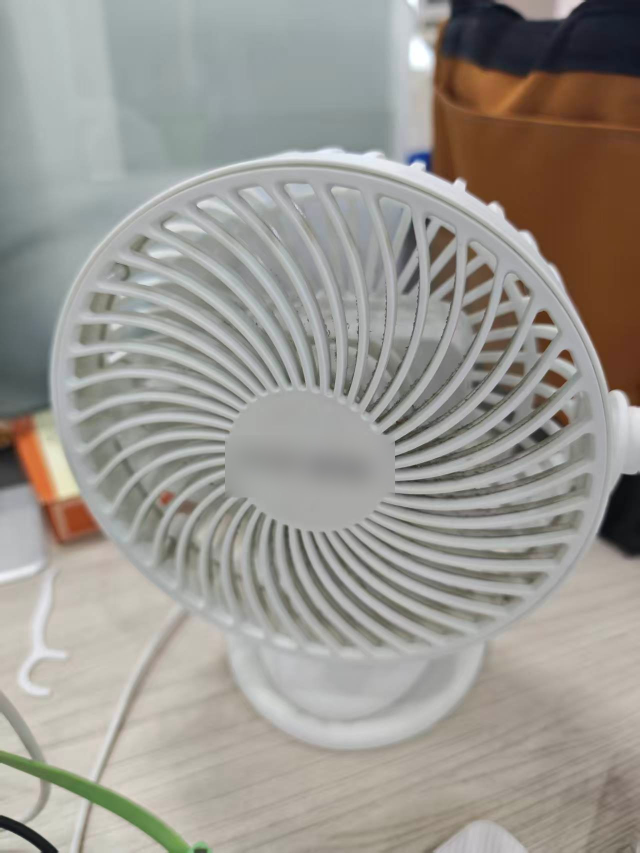
#> input picture examples/fan/reference/fan.jpg, 1279 x 1706 px, found by its file name (shown at 1/2 size)
$ python measure-photo.py
#> lines starting #> are read from the running program, lines starting #| are printed output that depends on the picture
# ---------------------------------------------------------------------------
# Historical one-off measurement script, kept here as provenance for the numbers
# quoted in the fan case study. Its input paths point at the author's original
# working copy (photos, grid overlays, HyperFrames snapshot frames); those inputs
# are not part of this repository, so this file does not run as-is.
# The reusable, parameterized tooling lives in ../../../scripts/.
# ---------------------------------------------------------------------------
"""Measure grille rib duty cycle / radii from the reference photo.

Pure measurement: no model assumptions except a manually seeded head ellipse that is
then refined by a dark-pixel radial scan. Writes a short text report to stdout.
"""
import math
import numpy as np
from PIL import Image

IM = Image.open(r"D:\projects\learn-with-ai\tmp\fan-3d-demo\reference\fan.jpg").convert("L")
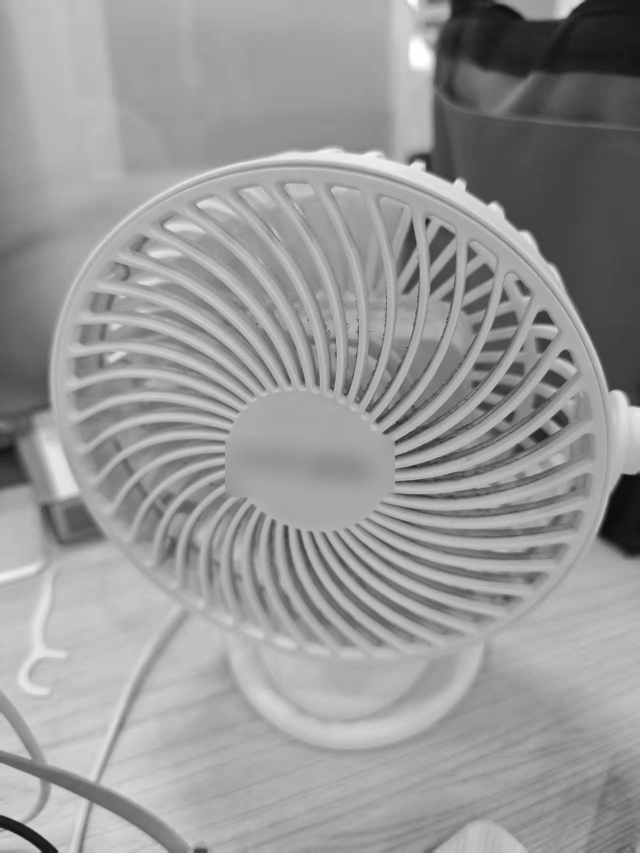
#> IM: PIL image 1279x1706 L (shown at 1/2 size); min 10, max 255, mean 151.7
A = np.asarray(IM, dtype=np.float32)
H, W = A.shape
#> H = 1706; W = 1279
print("photo", W, "x", H)
#| photo 1279 x 1706

# Seed: head roughly spans x 90..1060, y 290..1290 in the 1279x1706 photo.
cx0, cy0 = (90 + 1060) / 2, (290 + 1290) / 2
R0 = ((1060 - 90) + (1290 - 290)) / 4
print("seed", cx0, cy0, R0)

# Refine the outer silhouette: for angles with clear background, walk outward from 0.9R
# until the local gradient flips (fan brighter than background at the rim).
angles = np.linspace(0, 2 * math.pi, 720, endpoint=False)
radii = []
for a in angles:
    vals = []
    for rr in np.arange(0.86 * R0, 1.16 * R0, 1.0):
        x = int(cx0 + rr * math.cos(a))
        y = int(cy0 + rr * math.sin(a))
        if 0 <= x < W and 0 <= y < H:
            vals.append((rr, A[y, x]))
    if len(vals) < 10:
        continue
    arr = np.array(vals)
    # fan is white-ish (>=200), background is darker; find the last radius still bright
    bright = arr[:, 1] > 205
    idx = np.where(bright)[0]
    if len(idx) == 0:
        continue
    radii.append(arr[idx[-1], 0])
#> after the loop, radii = 275 values, max 570.5 at index 261, min 467.6 at index 10, mean 501
radii = np.array(radii)
# robust centre/size: median radius, then shift centre by the mean unit vector residual
R = float(np.median(radii))
#> R = 494.6
print("outer radius px", round(R, 1), "ratio sd", round(float(radii.std()), 1))
#| outer radius px 494.6 ratio sd 29.4

cx, cy = cx0, cy0
for _ in range(3):
    dx = dy = n = 0.0
    for a, rr in zip(angles, radii):
        dx += (rr - R) * math.cos(a)
        dy += (rr - R) * math.sin(a)
        n += 1
    cx += dx / n * 0.7
    cy += dy / n * 0.7
#> after the loop, cx = 549.9; cy = 803.5
print("centre", round(cx, 1), round(cy, 1), "R", round(R, 1))
#| centre 549.9 803.5 R 494.6


def ring_profile(frac, n=1440):
    """Mean luminance along a circle of radius frac*R, resampled to n samples."""
    out = []
    for i in range(n):
        a = 2 * math.pi * i / n
        x = cx + frac * R * math.cos(a)
        y = cy + frac * R * math.sin(a)
        xi, yi = int(round(x)), int(round(y))
        if 0 <= xi < W - 1 and 0 <= yi < H - 1:
            out.append(float(A[yi, xi]))
        else:
            out.append(255.0)
    return np.array(out)


def report(frac, n=1440):
    p = ring_profile(frac, n)
    lo, hi = p.min(), p.max()
    thr = (lo + hi) / 2
    dark = p < thr
    # count dark runs
    trans = np.where(np.diff(dark.astype(int)) == 1)[0]
    runs = []
    i = 0
    while i < n:
        if dark[i]:
            j = i
            while j < n and dark[j]:
                j += 1
            runs.append(j - i)
            i = j
        else:
            i += 1
    if len(runs) < 6:
        print(f"r={frac:.2f}R  no clear slots (min {lo:.0f} max {hi:.0f})")
        return
    # merge runs split by wrap-around
    period = n / len(runs)
    duty = float(np.mean(runs)) / period
    print(
        f"r={frac:.2f}R  slots={len(runs)}  period={period:.1f}px  dark_run={np.mean(runs):.1f}px"
        f"  duty(dark)={duty:.2f}  lum {lo:.0f}..{hi:.0f}"
    )


for f in (0.30, 0.38, 0.45, 0.52, 0.60, 0.68, 0.75, 0.82, 0.86, 0.90, 0.93, 0.96):
    report(f)

# radial luminance: where does the solid rim band start (no more slots)?
print("\nradial luminance 0.80R..1.00R (mean over angle, 5 deg bins):")
for f in np.arange(0.80, 1.001, 0.01):
    p = ring_profile(float(f), 360)
    print(f"  {f:.2f}R  mean {p.mean():.1f}  min {p.min():.1f}  p10 {np.percentile(p,10):.0f}  p90 {np.percentile(p,90):.0f}")

# cap radius: walk out from centre until the first dark slot pixel along many angles
edge = []
for i in range(360):
    a = 2 * math.pi * i / 360
    prev = None
    for rr in np.arange(0.10 * R, 0.42 * R, 1.0):
        x = int(round(cx + rr * math.cos(a)))
        y = int(round(cy + rr * math.sin(a)))
        if 0 <= x < W and 0 <= y < H:
            v = A[y, x]
            if prev is not None and prev - v > 18:
                edge.append(rr)
                break
        prev = v
#> after the loop, edge = 154 values, max 206.5 at index 110, min 50.46 at index 102, mean 121
edge = np.array(edge)
if len(edge):
    print("\ncap outer radius px", round(float(np.median(edge)), 1), "=", round(float(np.median(edge)) / R, 3), "R")
#| cap outer radius px 111.0 = 0.224 R
